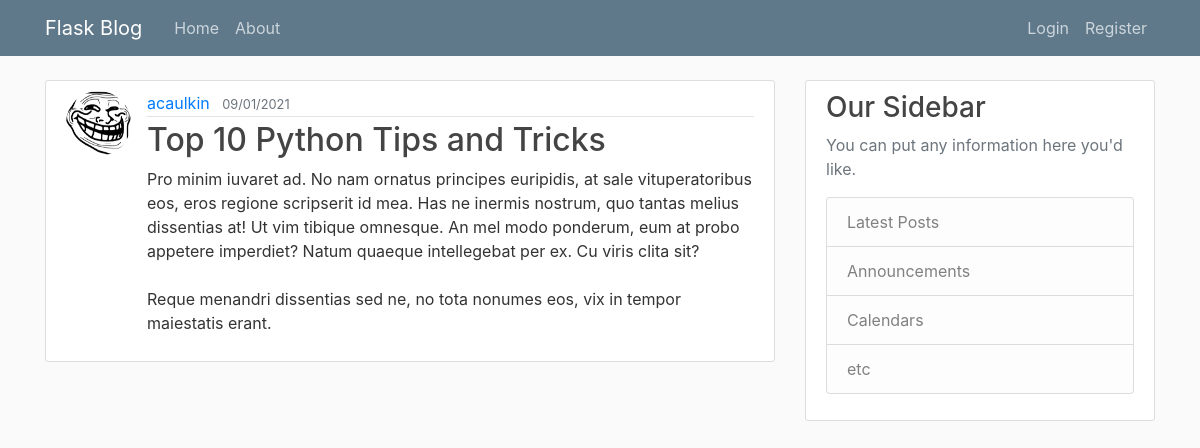
/post/42, run on the app's committed database.
### flaskblog/models.py (models this page shows, shortened)
class User(db.Model, UserMixin):
    id = db.Column(db.Integer, primary_key = True)
    username = db.Column(db.String(20), unique = True, nullable = False)
    email = db.Column(db.String(120), unique = True, nullable = False)
    image_file = db.Column(db.String(20), nullable = False, default = 'default.jpg')
    password =  db.Column(db.String(60), nullable = False)
    posts = db.relationship('Post', backref = 'author', lazy = True)

class Post(db.Model):
    id = db.Column(db.Integer, primary_key = True)
    title = db.Column(db.String(100), nullable = False)
    date_posted = db.Column(db.DateTime, nullable = False, default = datetime.utcnow)
    content = db.Column(db.Text, nullable = False)
    user_id = db.Column(db.Integer, db.ForeignKey('user.id'), nullable = False)

### flaskblog/posts/routes.py (the view)
@posts.route("/post/<int:post_id>")
def post(post_id):
    post = Post.query.get_or_404(post_id)
    return render_template('post.html', title=post.title, post=post)

### flaskblog/templates/post.html (shortened to what this page needs)
{% extends "layout.html" %}
{% block content %}
<article class="media content-section">
    <img class="rounded-circle article-img" src="{{ url_for('static', filename='profile_pics/' + post.author.image_file) }}">
    <div class="media-body">
        <div class="article-metadata">
        <a class="mr-2" href="{{ url_for('users.user_posts', username=post.author.username) }}">{{ post.author.username }}</a>
        <small class="text-muted">{{ post.date_posted.strftime('%d/%m/%Y') }}</small>
        </div>
        <h2 class="article-title">{{ post.title }}</h2>
        <p class="article-content">{{ post.content }}</p>
    </div>
    </article>
{% endblock content%}

### flaskblog/static/main.css (style rules this page uses)
body { background: #fafafa; color: #333333; margin-top: 5rem; }
h1, h2, h3, h4, h5, h6 { color: #444444; }
.content-section { background: #ffffff; padding: 10px 20px; border: 1px solid #dddddd; border-radius: 3px; margin-bottom: 20px; }
.article-title { color: #444444; }
.article-content { white-space: pre-line; }
.article-img { height: 65px; width: 65px; margin-right: 16px; }
.article-metadata { padding-bottom: 1px; margin-bottom: 4px; border-bottom: 1px solid #e3e3e3 }

### data on the page
User: image_file (picture), author.username "acaulkin"
Post: date_posted "09/01/2021", title "Top 10 Python Tips and Tricks", content "Pro minim iuvaret ad. No nam ornatus principes euripidis, at sale vituperatoribus eos, eros regione scripserit id mea. Has ne inermis nostrum, quo tantas melius dissentias at! Ut vim tibique omnesque. An mel modo ponderum, eum at probo appetere imperdiet? Natum quaeque intellegebat per ex. Cu viris clita sit? Reque menandri dissentias sed ne, no tota nonumes eos, vix in tempor maiestatis erant."
